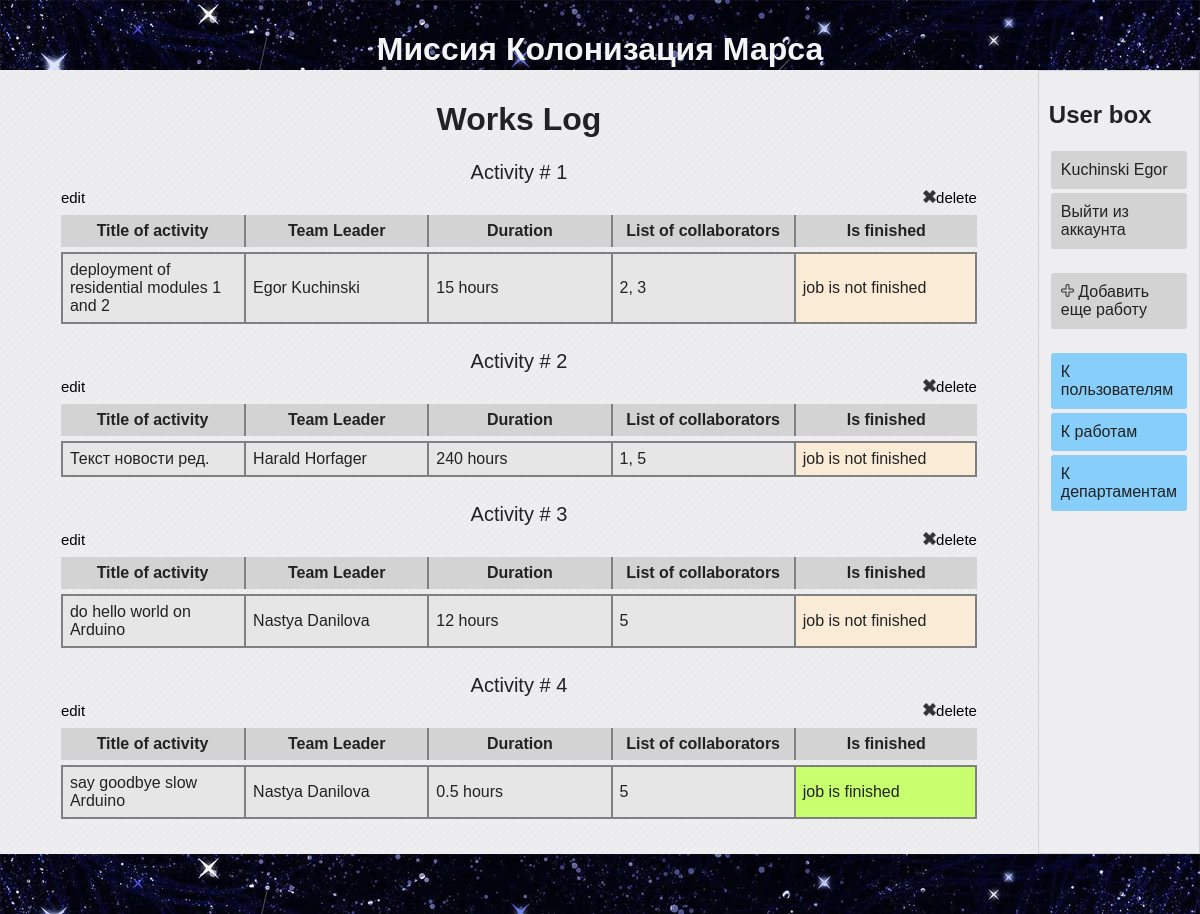
The page / (signed in) on the database its author committed.
### data/jobs.py (models this page shows)
class Jobs(SqlAlchemyBase, SerializerMixin):
    __tablename__ = 'jobs'
    id = sqlalchemy.Column(sqlalchemy.Integer,
                           primary_key=True, autoincrement=True)
    team_leader = sqlalchemy.Column(sqlalchemy.Integer,
                                    sqlalchemy.ForeignKey('users.id'))
    job = sqlalchemy.Column(sqlalchemy.String)
    work_size = sqlalchemy.Column(sqlalchemy.Integer)
    collaborators = sqlalchemy.Column(sqlalchemy.String)
    start_date = sqlalchemy.Column(sqlalchemy.DateTime, default=datetime.datetime.now)
    end_date = sqlalchemy.Column(sqlalchemy.DateTime)
    is_finished = sqlalchemy.Column(sqlalchemy.Boolean)
    user = orm.relation('User')

### data/users.py (models this page shows, shortened)
class User(SqlAlchemyBase, UserMixin, SerializerMixin):
    __tablename__ = 'users'
    id = sqlalchemy.Column(sqlalchemy.Integer,
                           primary_key=True, autoincrement=True)
    surname = sqlalchemy.Column(sqlalchemy.String)
    name = sqlalchemy.Column(sqlalchemy.String)
    age = sqlalchemy.Column(sqlalchemy.Integer)
    hometown = sqlalchemy.Column(sqlalchemy.String)
    position = sqlalchemy.Column(sqlalchemy.String)
    speciality = sqlalchemy.Column(sqlalchemy.String)
    address = sqlalchemy.Column(sqlalchemy.String)
    email = sqlalchemy.Column(sqlalchemy.String,
                              index=True, unique=True)
    hashed_password = sqlalchemy.Column(sqlalchemy.String)
    modyfied_date = sqlalchemy.Column(sqlalchemy.DateTime,
                                      default=datetime.datetime.now)
    jobs = orm.relation("Jobs", back_populates='user')
    deps = orm.relation("Departments", back_populates='user')

### main.py (the view)
@app.route("/", methods=['GET', 'POST'])
def index():
    session = db_session.create_session()
    jobs = session.query(Jobs).all()
    return render_template("jobs_table.html", title="Activity table", jobs=jobs)

### data/db_session.py (called while the page is built)
def create_session() -> Session:
    global __factory
    return __factory()

### main.py (called while the page is built)
@log_manager.user_loader
def load_user(user_id):
    session = db_session.create_session()
    return session.query(User).get(user_id)

### templates/jobs_table.html
{% extends "base.html" %}
{% block content %}
    <h1 style="text-align: center;">Works Log</h1>
    {% for job in jobs %}
        <table class="average-table">
            <caption>
                Activity # {{ job.id }}
                {% if current_user.is_authenticated and (current_user == job.user or current_user.id == 1) %}
                    <div style="font-size: 15px;" class='flexbox flex_r_nowr flex_jcspacebetween_aicenter'>
                        <a href="/addjob/{{ job.id }}">
                            <img src="/static/img/edit_icon1.png" alt="" width='13px'>edit</a>
                        <a href="/deljob/{{ job.id }}">
                            <img src="/static/img/delete_icon1.png" alt="" width="13px">delete</a>
                    </div>
                {% endif %}
            </caption>
            <thead>
                <th>Title of activity</th>
                <th>Team Leader</th>
                <th>Duration</th>
                <th>List of collaborators</th>
                <th>Is finished</th>
            </thead>
            <tbody>
                <tr>
                    <td>{{ job.job }}</td>
                    <td>{{ job.user.name }} {{ job.user.surname }}</td>
                    <td>{{ job.work_size }} hours</td>
                    <td>{{ job.collaborators }}</td>
                    {% if job.is_finished %}
                        <td style="background-color: rgb(200, 255, 110);">job is finished</td>
                    {% else %}
                        <td style="background-color: antiquewhite;">job is not finished</td>
                    {% endif %}
                </tr>
            </tbody>
        </table>
    {% endfor %}
{% endblock %}
{% block userbox %}
    {% if current_user.is_authenticated %}
        <div class="flexbox flex_c_nowr">
            <a href="/addjob" class='btn'>
                <img src="/static/img/add_icon1.png" alt="" height="13px"> Добавить еще работу</a>
        </div>
    {% endif %}
{% endblock %}

### templates/base.html (shortened to what this page needs)
<!DOCTYPE html>
<html lang="en">
<head>
    <link rel="stylesheet" href="/static/css/style.css">
</head>
<body>
    <header class="page-header">
        <h1>Миссия Колонизация Марса</h1>
    </header>
    <main class="flexbox flex_r_nowr">
        <div class='main_content'>
            {% block content %}{% endblock %}
        </div>
        <div class='user_box flexbox flex_c_nowr'>
            <h2>User box</h2>
            <div class="flexbox flex_c_nowr">
                {% if current_user.is_authenticated %}
                    <a class="btn" href="/home/{{ current_user.id }}">{{ current_user.surname }} {{current_user.name }}</a>
                    <a class="btn" href="/logout">Выйти из аккаунта</a>
                {% else %}
                    <a class="btn" href="/register">Зарегистрироваться</>
                    <a class="btn" href="/login">Войти</a>
                {% endif %}
            </div>
            {% block userbox %}{% endblock %}
            <div class="flexbox flex_c_nowr usernav">
                <a href="/users" class="btn">К пользователям</a>
                <a href="/" class="btn">К работам</a>
                <a href="/departments" class="btn">К департаментам</a>
            </div>
        </div>
    </main>
    <footer class="page-footer"></footer>
</body>
</html>

### static/css/style.css (style rules this page uses)
body { background-color: #eeeef1; color: #222222; font-family: "Verdana", sans-serif; margin: 0; padding: 0; }
main { min-height: 568px; }
a { color: #000000; text-decoration: none; }
.page-header { background-color: #222244; background-image: url("../img/h2_bkgr.jpeg"); color: #f2f4f6; padding: 10px; height: 50px; text-align: center; }
.page-footer { background-color: #222244; background-image: url("../img/h2_bkgr.jpeg"); color: #f2f4f6; height: 40px; padding: 10px; text-align: center; }
.btn { display: block; background: lightgray; padding: 10px; margin: 2px; color: #222222; text-decoration: none; border-radius: 3px; }
.flexbox { display: flex; }
.flex_r_nowr { flex-flow: row nowrap; }
.flex_c_nowr { flex-flow: column nowrap; }
.flex_jcspacebetween_aicenter { justify-content: space-between; align-items: center; }
.user_box { border: 1px solid lightgray; padding: 10px; width: 12%; background-color: f2f4f6; }
.user_box .flexbox { margin-bottom: 20px; }
.usernav .btn { background-color: lightskyblue; }
.main_content { padding: 10px; width: 88%; }
.average-table { border-spacing: 0px 5px; margin: auto; margin-top: 20px; margin-bottom: 20px; table-layout: fixed; width: 90%; }
.average-table caption { font-size: 20px; line-height: 25px; }
.average-table th { background-color: lightgrey; border-left: 2px solid gray; padding: 7px; }
.average-table th:first-child { border-left: none; }
.average-table td { background-color: rgb(230, 230, 230); border: 2px solid gray; border-right: none; padding: 7px; }
.average-table td:last-child { border-right: 2px solid gray; }

### rows shown on the page
Jobs: id "1", job "deployment of residential modules 1 and 2", user.name "Egor", user.surname "Kuchinski", work_size "15", collaborators "2, 3", is_finished "job is not finished"
Jobs: id "2", job "Текст новости ред.", user.name "Harald", user.surname "Horfager", work_size "240", collaborators "1, 5", is_finished "job is not finished"
Jobs: id "3", job "do hello world on Arduino", user.name "Nastya", user.surname "Danilova", work_size "12", collaborators "5", is_finished "job is not finished"
Jobs: id "4", job "say goodbye slow Arduino", user.name "Nastya", user.surname "Danilova", work_size "0.5", collaborators "5", is_finished "job is finished"
User: surname "Kuchinski", name "Egor"
